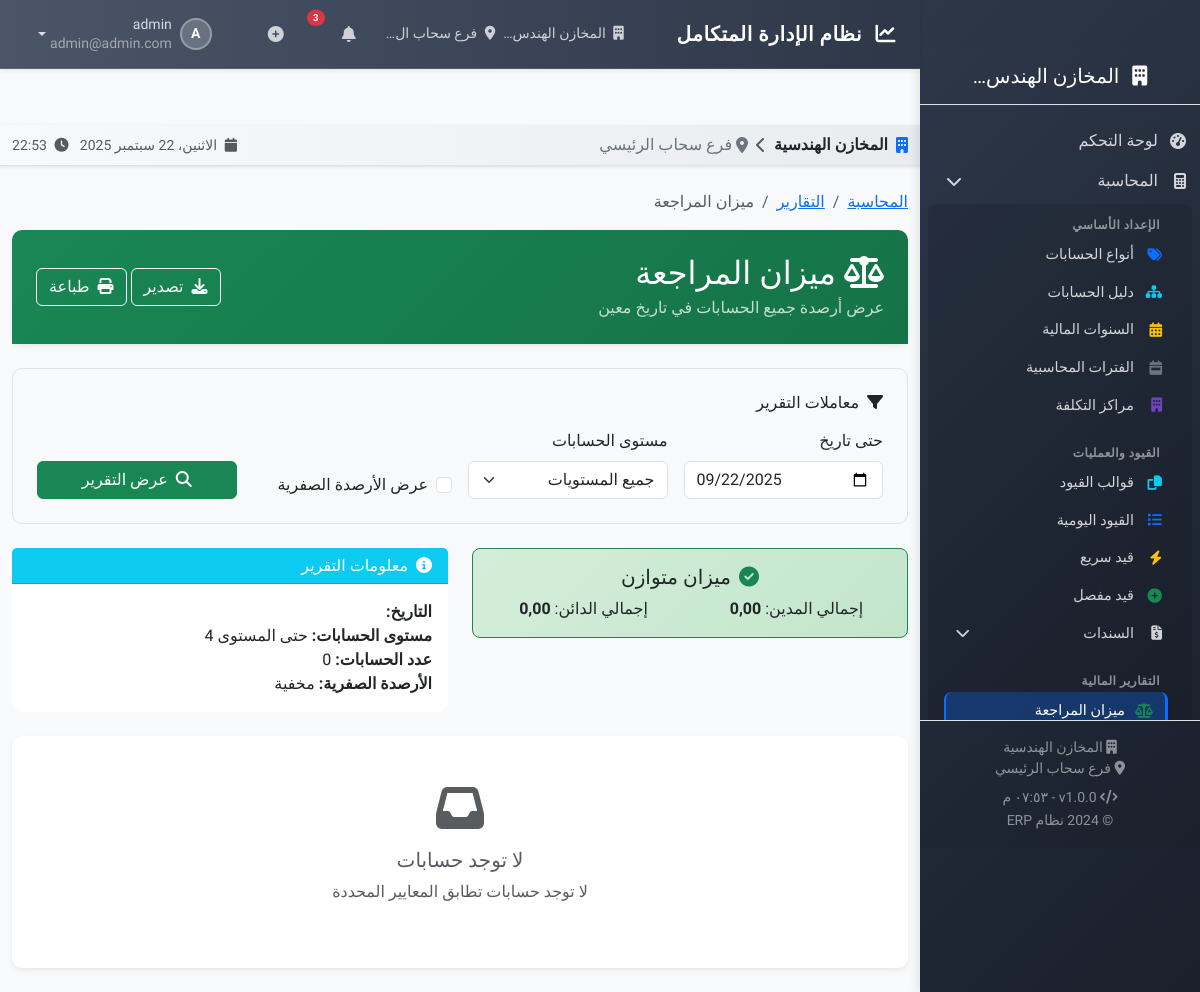
The app's page /accounting/reports/trial-balance/ (signed in), older data.
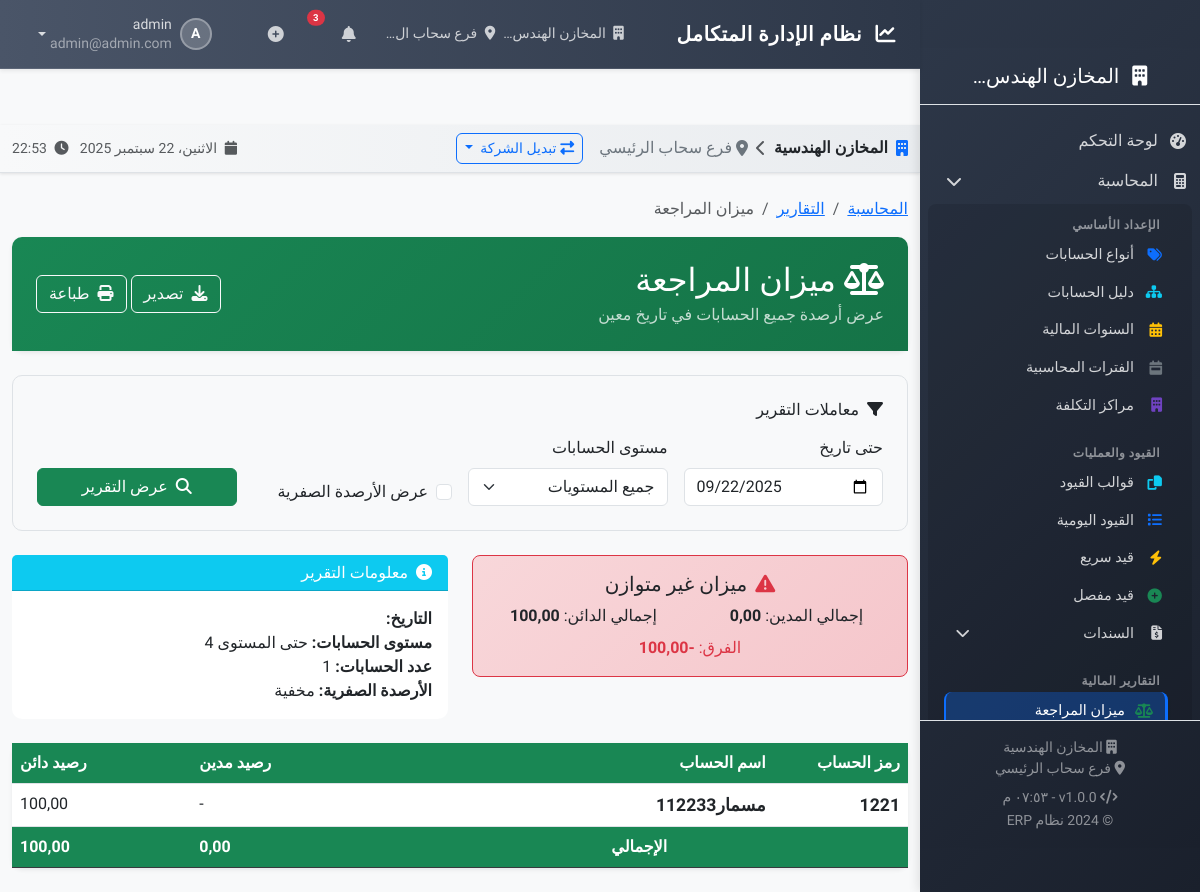
The same page, newer data.
### apps/accounting/models/account_models.py (models this page shows, shortened)
class Account(BaseModel):
    ACCOUNT_NATURE = [
        ('debit', _('مدين')),
        ('credit', _('دائن')),
        ('both', _('كلاهما')),
    ]
    code = models.CharField(_('رمز الحساب'), max_length=20)
    name = models.CharField(_('اسم الحساب'), max_length=200)
    name_en = models.CharField(_('الاسم اللاتيني'), max_length=200, blank=True)
    account_type = models.ForeignKey(AccountType, on_delete=models.PROTECT, verbose_name=_('نوع الحساب'))
    parent = models.ForeignKey('self', on_delete=models.CASCADE, null=True, blank=True,
                              related_name='children', verbose_name=_('الحساب الأب'))
    currency = models.ForeignKey('core.Currency', on_delete=models.PROTECT, verbose_name=_('العملة الافتراضية'))
    nature = models.CharField(_('جهة الحساب'), max_length=10, choices=ACCOUNT_NATURE, default='both')
    notes = models.TextField(_('ملاحظات'), blank=True)
    is_suspended = models.BooleanField(_('موقوف'), default=False)
    is_cash_account = models.BooleanField(_('حساب نقدي'), default=False)
    is_bank_account = models.BooleanField(_('حساب بنكي'), default=False)
    accept_entries = models.BooleanField(_('يقبل القيود'), default=True)
    level = models.IntegerField(_('المستوى'), default=1, editable=False)
    opening_balance = models.DecimalField(_('الرصيد الافتتاحي'), max_digits=15, decimal_places=3, default=0)
    opening_balance_date = models.DateField(_('تاريخ الرصيد الافتتاحي'), null=True, blank=True)
    can_have_children = models.BooleanField(_('يمكن أن يحتوي على حسابات فرعية'), default=True)
    is_system_account = models.BooleanField(_('حساب نظام'), default=False)
    class Meta:
        verbose_name = _('حساب')
        verbose_name_plural = _('دليل الحسابات')
        unique_together = [['company', 'code']]
        ordering = ['code']

### apps/accounting/views/report_views.py (the view)
# urls.py: path('reports/trial-balance/', report_views.TrialBalanceView.as_view(), name='trial_balance'),
class TrialBalanceView(LoginRequiredMixin, PermissionRequiredMixin, CompanyMixin, TemplateView):
    template_name = 'accounting/reports/trial_balance.html'
    permission_required = 'accounting.view_account'
    def get_context_data(self, **kwargs):
        context = super().get_context_data(**kwargs)
        as_of_date = self.request.GET.get('as_of_date', date.today().strftime('%Y-%m-%d'))
        show_zero_balances = self.request.GET.get('show_zero_balances') == 'on'
        account_level = int(self.request.GET.get('account_level', 4))
        trial_balance_data = self.get_trial_balance_data(as_of_date, show_zero_balances, account_level)
        context.update({
            'title': _('ميزان المراجعة'),
            'trial_balance_data': trial_balance_data,
            'as_of_date': as_of_date,
            'show_zero_balances': show_zero_balances,
            'account_level': account_level,
            'breadcrumbs': [
                {'title': _('المحاسبة'), 'url': reverse('accounting:dashboard')},
                {'title': _('التقارير'), 'url': '#'},
                {'title': _('ميزان المراجعة'), 'url': ''},
            ]
        })
        return context
    def get_trial_balance_data(self, as_of_date, show_zero_balances, account_level):
        accounts = Account.objects.filter(
            company=self.request.current_company,
            level__lte=account_level,
            accept_entries=True,
            is_suspended=False
        ).order_by('code')
        trial_balance = []
        total_debit = Decimal('0.00')
        total_credit = Decimal('0.00')
        for account in accounts:
            balance_data = self.calculate_account_balance(account, as_of_date)
            if not show_zero_balances and balance_data['debit_balance'] == 0 and balance_data['credit_balance'] == 0:
                continue
            trial_balance.append({
                'account': account,
                'debit_balance': balance_data['debit_balance'],
                'credit_balance': balance_data['credit_balance']
            })
            total_debit += balance_data['debit_balance']
            total_credit += balance_data['credit_balance']
        difference = total_debit - total_credit
        return {
            'accounts': trial_balance,
            'total_debit': total_debit,
            'total_credit': total_credit,
            'difference': difference,  # إضافة الفرق
            'is_balanced': total_debit == total_credit
        }
    def calculate_account_balance(self, account, as_of_date):
        opening_balance = account.opening_balance or Decimal('0.00')
        movements = JournalEntryLine.objects.filter(
            account=account,
            journal_entry__company=self.request.current_company,
            journal_entry__status='posted',
            journal_entry__entry_date__lte=as_of_date
        ).aggregate(
            total_debit=Sum('debit_amount'),
            total_credit=Sum('credit_amount')
        )
        total_debit = movements['total_debit'] or Decimal('0.00')
        total_credit = movements['total_credit'] or Decimal('0.00')
        if account.account_type.normal_balance == 'debit':
            net_balance = opening_balance + total_debit - total_credit
            if net_balance >= 0:
                return {'debit_balance': net_balance, 'credit_balance': Decimal('0.00')}
            else:
                return {'debit_balance': Decimal('0.00'), 'credit_balance': abs(net_balance)}
        else:
            net_balance = opening_balance + total_credit - total_debit
            if net_balance >= 0:
                return {'debit_balance': Decimal('0.00'), 'credit_balance': net_balance}
            else:
                return {'debit_balance': abs(net_balance), 'credit_balance': Decimal('0.00')}

### apps/core/context_processors.py (called while the page is built)
def system_settings(request):
    return {
        'SYSTEM_NAME': 'نظام ERP',
        'SYSTEM_VERSION': '1.0.0',
        'COMPANY_NAME': request.current_company.name if hasattr(request, 'current_company') and request.current_company else '',
        'BRANCH_NAME': request.current_branch.name if hasattr(request, 'current_branch') and request.current_branch else '',
        'CURRENCY': 'د.أ',  # الدينار الأردني
    }

def companies_processor(request):
    context = {}
    if hasattr(request, 'user') and request.user.is_authenticated:
        if request.user.is_superuser:
            context['available_companies'] = Company.objects.filter(is_active=True).order_by('name')
            context['can_switch_companies'] = True
        else:
            context['available_companies'] = Company.objects.filter(
                id=request.user.company.id if request.user.company else None
            )
            context['can_switch_companies'] = False
        if hasattr(request, 'current_company'):
            context['current_company'] = request.current_company
        if hasattr(request, 'current_branch'):
            context['current_branch'] = request.current_branch
    return context

### apps/accounting/templates/accounting/reports/trial_balance.html (shortened to what the changed rows need)
{% extends 'base/base.html' %}
{% load i18n static %}
{% block content %}
<div class="container-fluid py-4">
    <nav aria-label="breadcrumb" class="mb-3">
        <ol class="breadcrumb">
            {% for breadcrumb in breadcrumbs %}
                {% if forloop.last %}
                    <li class="breadcrumb-item active">{{ breadcrumb.title }}</li>
                {% else %}
                    <li class="breadcrumb-item">
                        <a href="{{ breadcrumb.url }}">{{ breadcrumb.title }}</a>
                    </li>
                {% endif %}
            {% endfor %}
        </ol>
    </nav>
    <div class="card shadow-sm mb-4">
        <div class="report-header">
            <div class="d-flex justify-content-between align-items-center">
                <div>
                    <h2 class="mb-1">
                        <i class="fas fa-balance-scale me-2"></i>{{ title }}
                    </h2>
                </div>
            </div>
        </div>
    </div>
    {% if trial_balance_data %}
    <div class="row mb-4">
        <div class="col-md-6">
            <div class="{% if trial_balance_data.is_balanced %}balanced-indicator{% else %}unbalanced-indicator{% endif %}">
                <h5 class="mb-2">
                    {% if trial_balance_data.is_balanced %}
                        <i class="fas fa-check-circle text-success me-2"></i>ميزان متوازن
                    {% else %}
                        <i class="fas fa-exclamation-triangle text-danger me-2"></i>ميزان غير متوازن
                    {% endif %}
                </h5>
                <div class="row">
                    <div class="col-6">
                        <div>إجمالي المدين: <strong>{{ trial_balance_data.total_debit|floatformat:2 }}</strong></div>
                    </div>
                    <div class="col-6">
                        <div>إجمالي الدائن: <strong>{{ trial_balance_data.total_credit|floatformat:2 }}</strong></div>
                    </div>
                </div>
                {% if not trial_balance_data.is_balanced %}
                    <div class="mt-2 text-danger">
                        الفرق: <strong>{{ trial_balance_data.difference|floatformat:2 }}</strong>
                    </div>
                {% endif %}
            </div>
        </div>
        <div class="col-md-6">
            <div class="card">
                <div class="card-header bg-info text-white">
                    <h6 class="mb-0">
                        <i class="fas fa-info-circle me-2"></i>معلومات التقرير
                    </h6>
                </div>
                <div class="card-body">
                    <div><strong>التاريخ:</strong> {{ as_of_date|date:"Y/m/d l" }}</div>
                    <div><strong>مستوى الحسابات:</strong> حتى المستوى {{ account_level }}</div>
                    <div><strong>عدد الحسابات:</strong> {{ trial_balance_data.accounts|length }}</div>
                    <div><strong>الأرصدة الصفرية:</strong> {{ show_zero_balances|yesno:"معروضة,مخفية" }}</div>
                </div>
            </div>
        </div>
    </div>
    <div class="card shadow-sm">
        <div class="card-body p-0">
            {% if trial_balance_data.accounts %}
            <div class="table-responsive">
                <table class="table table-hover trial-balance-table mb-0">
                    <thead>
                        <tr>
                            <th style="width: 15%">رمز الحساب</th>
                            <th style="width: 45%">اسم الحساب</th>
                            <th class="text-end debit-column" style="width: 20%">رصيد مدين</th>
                            <th class="text-end credit-column" style="width: 20%">رصيد دائن</th>
                        </tr>
                    </thead>
                    <tbody>
                        {% for item in trial_balance_data.accounts %}
                        <tr>
                            <td>
                                <span class="account-level-{{ item.account.level }}">
                                    {{ item.account.code }}
                                </span>
                            </td>
                            <td>
                                <span class="account-level-{{ item.account.level }}">
                                    {{ item.account.name }}
                                </span>
                            </td>
                            <td class="text-end debit-column">
                                {% if item.debit_balance %}
                                    {{ item.debit_balance|floatformat:2 }}
                                {% else %}
                                    -
                                {% endif %}
                            </td>
                            <td class="text-end credit-column">
                                {% if item.credit_balance %}
                                    {{ item.credit_balance|floatformat:2 }}
                                {% else %}
                                    -
                                {% endif %}
                            </td>
                        </tr>
                        {% endfor %}
                    </tbody>
                    <tfoot class="table-dark">
                        <tr class="total-row">
                            <th colspan="2" class="text-center">الإجمالي</th>
                            <th class="text-end">{{ trial_balance_data.total_debit|floatformat:2 }}</th>
                            <th class="text-end">{{ trial_balance_data.total_credit|floatformat:2 }}</th>
                        </tr>
                    </tfoot>
                </table>
            </div>
            {% else %}
            <div class="text-center py-5 text-muted">
                <i class="fas fa-inbox fa-3x mb-3"></i>
                <h5>لا توجد حسابات</h5>
                <p>لا توجد حسابات تطابق المعايير المحددة</p>
            </div>
            {% endif %}
        </div>
    </div>
    {% endif %}
</div>
{% endblock %}

### templates/base/base.html (shortened to what this page needs)
<!DOCTYPE html>
<html lang="ar" dir="rtl">
<head>
    <link rel="stylesheet" href="https://cdn.jsdelivr.net/npm/bootstrap@5.3.0/dist/css/bootstrap.rtl.min.css">
    <link rel="stylesheet" href="https://cdnjs.cloudflare.com/ajax/libs/font-awesome/6.4.0/css/all.min.css">
    {% load static %}
    <link rel="stylesheet" href="{% static 'css/style.css' %}">
</head>
<body>
    {% if user.is_authenticated %}
        <div class="main-wrapper d-flex">
            <nav class="sidebar" id="sidebar">
                {% include 'includes/sidebar.html' %}
            </nav>
            <div class="content-wrapper flex-grow-1">
                {% include 'includes/navbar.html' %}
                <main class="main-content">
                    {% if current_company %}
                    <div class="company-info-bar bg-light border-bottom py-2">
                        <div class="container-fluid">
                            <div class="row align-items-center">
                                <div class="col-md-8">
                                    <div class="d-flex align-items-center flex-wrap">
                                        <div class="company-info me-3">
                                            <i class="fas fa-building text-primary me-2"></i>
                                            <strong>{{ current_company.name }}</strong>
                                            {% if current_branch %}
                                                <i class="fas fa-chevron-left mx-2 text-muted"></i>
                                                <i class="fas fa-map-marker-alt text-secondary me-1"></i>
                                                <span class="text-secondary">{{ current_branch.name }}</span>
                                            {% endif %}
                                        </div>
                                        {% if user.is_superuser and available_companies.count > 1 %}
                                        <div class="dropdown">
                                            <button class="btn btn-outline-primary btn-sm dropdown-toggle" type="button"
                                                    id="companySwitcher" data-bs-toggle="dropdown" aria-expanded="false">
                                                <i class="fas fa-exchange-alt me-1"></i>تبديل الشركة
                                            </button>
                                        </div>
                                        {% endif %}
                                    </div>
                                </div>
                                <div class="col-md-4 text-end">
                                    <small class="text-muted">
                                        <i class="fas fa-calendar me-1"></i>
                                        <span class="ms-2">
                                            <i class="fas fa-clock me-1"></i>
                                            {% now "H:i" %}
                                        </span>
                                    </small>
                                </div>
                            </div>
                        </div>
                    </div>
                    {% endif %}
                    {% block content %}{% endblock %}
                </main>
            </div>
        </div>
    {% endif %}
    {% load static %}
</body>
</html>

Row changes from the older to the newer data that the page shows:
added Account: account.code "1221", account.name "مسمار112233", credit_balance "100,00"
Text that changed along with them:
{{ trial_balance_data.total_credit|floatformat:2 }}: "0,00" → "100,00"
{{ trial_balance_data.difference|floatformat:2 }}: (not shown) → "-100,00"
{{ trial_balance_data.accounts|length }}: "0" → "1"
{{ trial_balance_data.total_debit|floatformat:2 }}: (not shown) → "0,00"
{{ trial_balance_data.total_credit|floatformat:2 }}: (not shown) → "100,00"
text no longer shown: "ميزان متوازن لا توجد حسابات لا توجد حسابات تطابق المعايير المحددة"
text now shown: "تبديل الشركة ميزان غير متوازن الفرق: رمز الحساب اسم الحساب رصيد مدين رصيد دائن الإجمالي"
